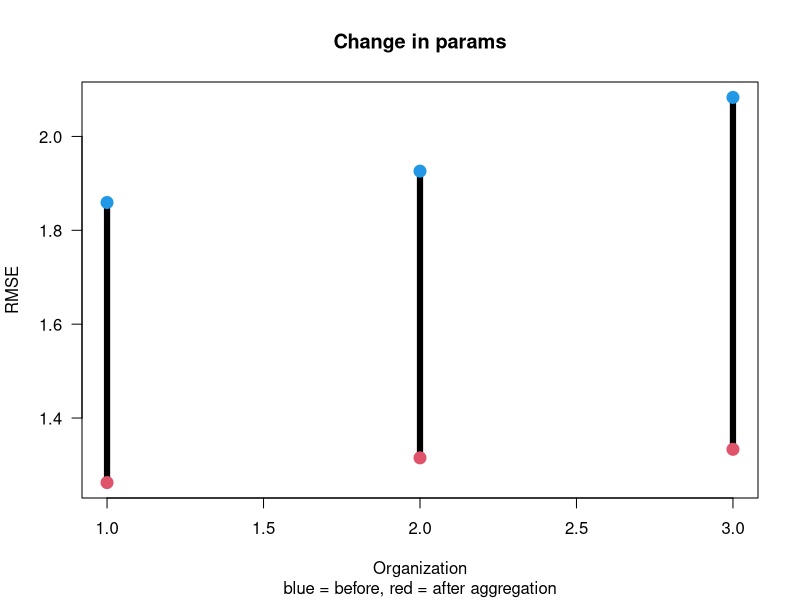
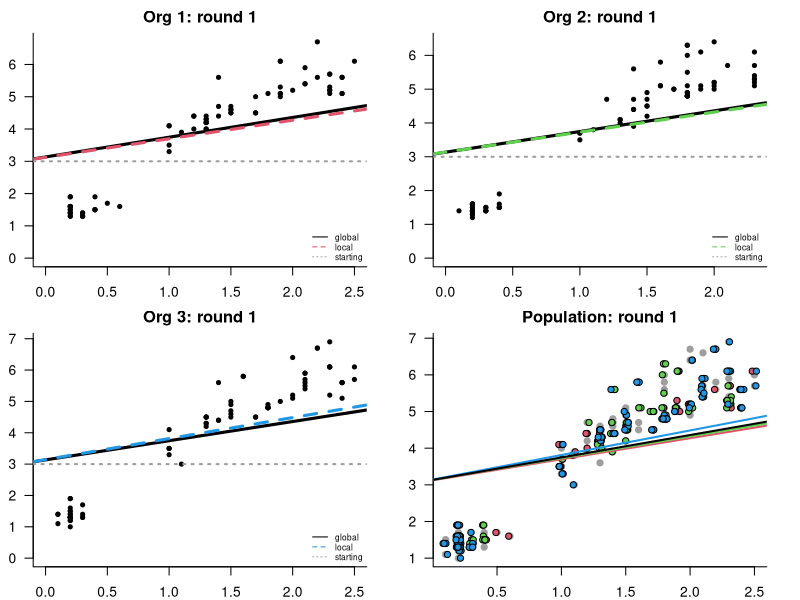

Recreate these plots in R, in order.
if (exists('reset') && reset) {
  rm(iter_number, global_params, aggregated_params)
  reset <-  FALSE
}

# ============================================================
# Simple Federated Learning simulation
# Bootstrap + rolling window + gradient descent
# ============================================================
#
# MODEL
#   Petal.Length ~ Petal.Width
#
# Three organizations; each organisation:
#   - has its own bootstrap sample of data (75 rows)
#   - receives 15 new observations per round
#   - retains only the most recent 75 observations
#       - (so each round 15 are droped from the start and a new 15 are added to the end)
#       - this simulates streamed data
#   - starts local training from the previous global parameters
#   - performs a limited number (default 20) of gradient-descent iterations
#   - sends its local parameters to the aggregator
#
# The aggregator:
#   - averages the local parameters
#   - produces new global parameters
#
# IMPORTANT:
#   The new global parameters become available for the
#   NEXT round. They are not used to alter the completed
#   round retrospectively.
#
# To simulate another round:
#   1. Change iter_number below
#   2. Copy the new global parameters into global_params
#   3. Run the script again
#
# ============================================================

# ------------------------------------------------------------
# FUNCTIONS
# ------------------------------------------------------------

# GRADIENT DESCENT
#
# We fit:
#
#   y = intercept + slope * x
#
# Unlike lm(), this does not jump directly to the optimum.
#
# Instead we start with the global parameters and take a
# limited number of small steps.
#
# This means the previous global parameters genuinely
# influence the local update.
#
fit_gradient_descent <- function(data,
                                 starting_params = c(intercept = 0, slope = 0),
                                 learning_rate = 0.01,
                                 n_iter = 20) {


  np <- starting_params

  n <- nrow(data)

  for (i in 1:n_iter) {
    preds <- np['intercept'] + np['slope'] * data$Petal.Width
    err   <- preds - data$Petal.Length

    gradient <- c(
      (2 / n) * sum(err),
      (2 / n) * sum(err * data$Petal.Width)
    )

    np <- np - learning_rate * gradient
  }

  np
}

# RMSE FUNCTION
#
# RMSE is used here only to evaluate the parameters.
#
# It does NOT decide whether an organisation's parameters
# are accepted.
#
calculate_rmse <- function(data, params) {

  predictions <- params['intercept'] + params['slope'] * data[['Petal.Width']]

  sqrt(mean((data[['Petal.Length']] - predictions)^2))
}

# ------------------------------------------------------------
# SETTINGS
# ------------------------------------------------------------

plot_org <- function(org, d, p, g = NULL, col, l = TRUE) {
  plot(Petal.Length ~ Petal.Width, d,
       xlim = c(0, max(d$Petal.Width)),
       ylim = c(0, max(d$Petal.Length)),
       type = 'n', bty = 'l', las = 1,
       main = sprintf('Org %s: round %s', org, iter_number))
  points(Petal.Length ~ Petal.Width, d, pch = 20)
  abline(g, col = 1, lwd = 3)
  abline(p, col = col, lwd = 3, lty = 2)
  abline(global_params, col = 8, lwd = 2, lty = 3)
  # text(... params ...)
  if (l)
    legend('bottomright',
           legend = c('global', 'local', 'starting'),
           cex = .6, bty = 'n', lty = 1:3, col = c(1, col, 8))
}

# ------------------------------------------------------------
# SETTINGS
# ------------------------------------------------------------

n_per_org <- 75
new_rows_per_round <- 15
window_size <- n_per_org

learning_rate <- 0.01
n_iter <- 20

# ------------------------------------------------------------
# GLOBAL PARAMETERS
# ------------------------------------------------------------
#
# At the beginning there is no trained model, so we start
# with arbitrary parameters: interceopt = 0; slope = 0
#
# After each round, replace these values with the new aggregated global parameters

# rm(aggregated_params)
iter_number <- if (exists('iter_number')) iter_number + 1 else 1
global_params <- if (exists('aggregated_params')) aggregated_params else c(intercept = 3, slope = 0)

# ------------------------------------------------------------
# CREATE EACH ORGANISATION'S LOCAL DATA
# ------------------------------------------------------------
#
# Each organisation independently bootstraps 75 rows
# from iris, WITH replacement.
#
# The seed makes the exercise reproducible.




sample_data <- function(d, n = nrow(d) %/% 2, p = nrow(d)) {
  # sample_n(d, n, replace = TRUE)
  d[sample(p, n, replace = TRUE), ]
}

set.seed(99 + iter_number)
if (iter_number == 1) {
  org1_data <- sample_data(iris)
  org2_data <- sample_data(iris)
  org3_data <- sample_data(iris)
} else {
  org1_data <- rbind(org1_data, sample_data(iris, 15))
  org2_data <- rbind(org2_data, sample_data(iris, 15))
  org3_data <- rbind(org2_data, sample_data(iris, 15))
}


# ------------------------------------------------------------
# SELECT THE DATA AVAILABLE THIS ROUND
# ------------------------------------------------------------
#
# Each organisation receives 15 new observations per round.

org1_window <- tail(org1_data, 75)
org2_window <- tail(org2_data, 75)
org3_window <- tail(org3_data, 75)


cat('\nROUND', iter_number, '\n')


# ------------------------------------------------------------
# EVALUATE THE PREVIOUS GLOBAL PARAMETERS
# ------------------------------------------------------------
#
# This tells us how the parameters received at the beginning
# of the round perform on each organisation's local window.

org1_rmse_before <- calculate_rmse(org1_window, global_params)
org2_rmse_before <- calculate_rmse(org2_window, global_params)
org3_rmse_before <- calculate_rmse(org3_window, global_params)


# ------------------------------------------------------------
# LOCAL TRAINING
# ------------------------------------------------------------
#
# Every organisation starts from the SAME global parameters.
#
# But each organisation performs the optimisation against
# its OWN local data.
org1_params <- fit_gradient_descent(org1_window, global_params, learning_rate, n_iter)
org2_params <- fit_gradient_descent(org2_window, global_params, learning_rate, n_iter)
org3_params <- fit_gradient_descent(org3_window, global_params, learning_rate, n_iter)


# ------------------------------------------------------------
# EVALUATE LOCAL PARAMETERS
# ------------------------------------------------------------

org1_rmse_after <- calculate_rmse(org1_window, org1_params)
org2_rmse_after <- calculate_rmse(org2_window, org2_params)
org3_rmse_after <- calculate_rmse(org3_window, org3_params)

# ------------------------------------------------------------
# 8. DISPLAY LOCAL RESULTS
# ------------------------------------------------------------


results <- data.frame(
  org = 1:3,
  intercept = c(org1_params['intercept'], org2_params['intercept'], org3_params['intercept']),
  slope = c(org1_params['slope'], org2_params['slope'], org3_params['slope']),
  RMSE_before = c(org1_rmse_before, org2_rmse_before, org3_rmse_before),
  RMSE_after = c(org1_rmse_after, org2_rmse_after, org3_rmse_after)
)
results$improvement <- results$RMSE_before - results$RMSE_after

plot(results$org, ylim = range(results[4:5]),
     type = 'n', bty = 'o', las = 1,
     xlab = 'Organization', ylab = 'RMSE',
     main = 'Change in params',
     sub  = 'blue = before, red = after aggregation')

segments(results$org, results$RMSE_before,
         results$org, results$RMSE_after,
         lwd = 6)
points(results$org, results$RMSE_before, pch = 19, col = 4, cex = 1.6)
points(results$org, results$RMSE_after, pch = 19, col = 2, cex = 1.6)

# ------------------------------------------------------------
# 9. AGGREGATION
# ------------------------------------------------------------
#
# The organisations send their LOCAL PARAMETERS.
#
# They do NOT send their data.
#
# For simplicity we use an unweighted mean.

local_params <- rbind(
  Org1 = org1_params,
  Org2 = org2_params,
  Org3 = org3_params
)

aggregated_params <- colMeans(local_params)

op <- par(c('mfrow', 'mar'))
par(mar = c(2, 2, 2, 2), mfrow = c(2, 2))

# should have used dplyr + ggplot2!
plot_org(1, tail(org1_data, 75), org1_params, aggregated_params, 2)
plot_org(2, tail(org2_data, 75), org2_params, aggregated_params, 3)
plot_org(3, tail(org3_data, 75), org3_params, aggregated_params, 4)

plot(Petal.Length ~ Petal.Width, iris, type = 'n', bty = 'l', las = 1,
     main = paste('Population: round', iter_number))
points(Petal.Length ~ Petal.Width, iris, pch = 19, col = 8, cex = 1)
points(Petal.Length ~ jitter(Petal.Width, 1), org1_window, pch = 21, bg = 2)
points(Petal.Length ~ jitter(Petal.Width, 1), org2_window, pch = 21, bg = 3)
points(Petal.Length ~ jitter(Petal.Width, 1), org3_window, pch = 21, bg = 4)
abline(org1_params, col = 2, lwd = 2)
abline(org2_params, col = 3, lwd = 2)
abline(org3_params, col = 4, lwd = 2)
abline(aggregated_params, col = 1, lwd = 2)
# legend('topleft', legend = c('global', paste('org', 1:3)), lty = 1, col = 1:4)

par(op)
#
# lm1 <- lm(Petal.Length ~ Petal.Width, org1_data)$coeff
# plot(Petal.Length ~ Petal.Width, org1_data)
# abline(lm1, lwd = 3)
# abline(aggregated_params, col = 2, lwd = 3)

# ------------------------------------------------------------
# DISPLAY THE NEW GLOBAL PARAMETERS
# ------------------------------------------------------------


print_params <- function(name, p, d = 3) {
  cat(
    name, '\n',
    'Petal.Length = ',
    round(p['intercept'], d),
    ' + ',
    round(p['slope'], d),
    ' * Petal.Width\n\n',
    sep = ''
  )

}

print_params('Starting params\n', global_params)
print_params('Aggregated params\n', aggregated_params)


print(results, row.names = FALSE)




# ------------------------------------------------------------
# END OF ROUND
# ------------------------------------------------------------
#
# IMPORTANT:
#
# aggregated_params are the result of THIS round.
#
# They become the global parameters available at the
# START of the next round.
#
# To simulate another round:
#
#   1. Change:
#        iter_number <- 2
#
#   2. Change global_params to:
#        global_params <- aggregated_params
#
#   3. Run the script again.
#
# The next round will:
#
#   - receive 15 additional observations
#   - move the rolling window (drop first 15 obs)
#   - start from the previous global parameters
#   - perform local gradient descent
#   - compare RMSE before/after
#   - aggregate the local parameters
#
# ============================================================
